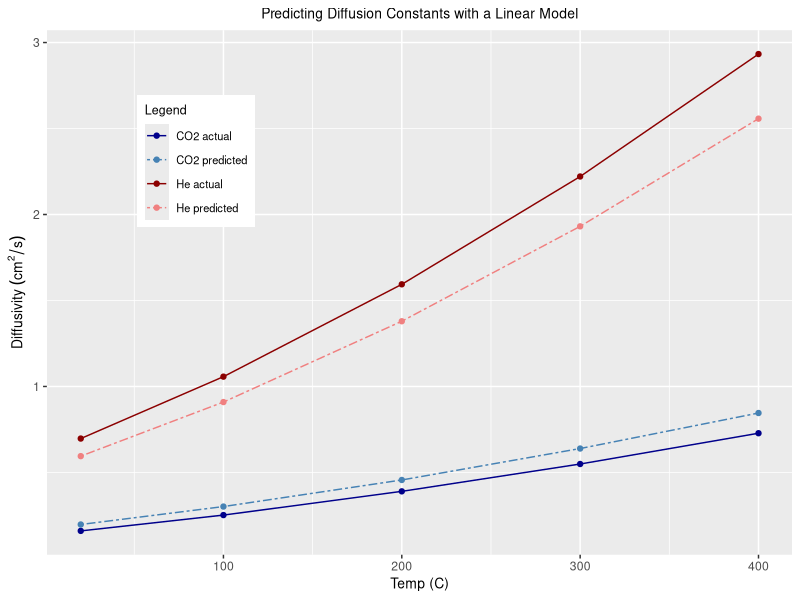
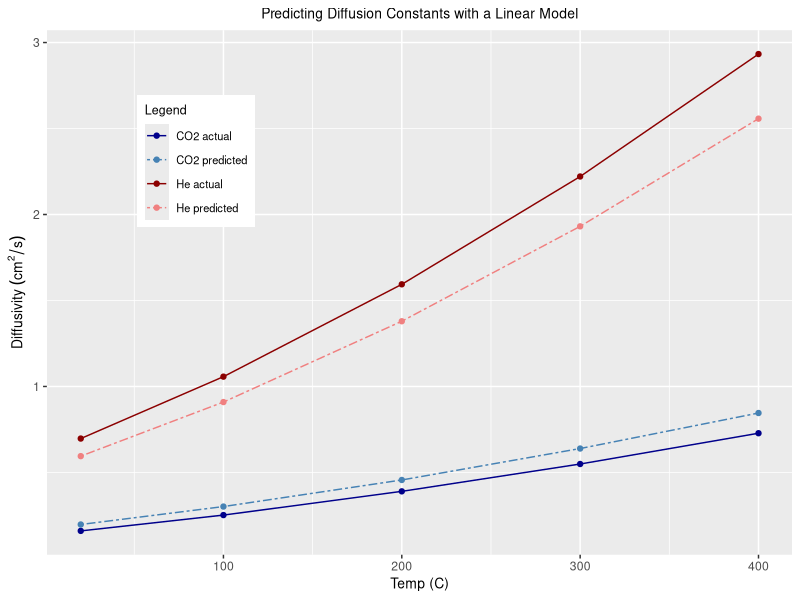

R code for these plots, in order:
# get dataframe into desired form
# (https://www.engineeringtoolbox.com/air-diffusion-coefficient-gas-mixture-temperature-d_2010.html)
dat <- read.table("diffusion.dat")
dat <- t(dat)
cnames <-
  dat[1,] # save molecular formula to be used as column names
dat <- matrix(as.double(dat), ncol = 8)

# clean data
dat <- dat[,-8]  # remove SF6
cnames <- cnames[-8] # remove SF6 from cnames
dat <- dat[-1,]   # remove first row
dat <- dat[-1,]  # remove 0 degree data since some missing

# label dataframe
temp <-
  c(20, 100, 200, 300, 400) # create vector to hold temp values
colnames(dat) <- cnames
rownames(dat) <- temp
# swap co2 and h2o columns
dat <- dat[, c("Ar", "CH4", "CO", "H2O", "H2", "CO2", "He")]
# swap cnames co2 and h2o
cnames = cnames[c(1, 2, 3, 6, 5, 4, 7)]

# add guessed features to dataframe
# molecular mass, kinetic diameter, dipole moment

# regression model yhat = t(x) %*% beta + nu
# x is feature vector

fdat <- matrix(ncol = 3, nrow = 7)
fdat <- data.frame(fdat, row.names = cnames)
colnames(fdat) <- c("MM", "KDiam", "Dipole")
# add molar mass (g/mol)
fdat["MM"] <- c(39.95, 16.04, 28.01, 18.02, 2.02, 44.02, 4.00)
# add kinetic diameter (picometer) (https://en.wikipedia.org/wiki/Kinetic_diameter)
fdat["KDiam"] <- c(340, 380, 376, 265, 289, 330, 260)
# add dipole moment (Debye) (https://cccbdb.nist.gov/diplistx.asp)
fdat["Dipole"] <- c(0, 0, 0.112, 1.855, 0, 0, 0)


# check rms of each feature; consider altering to make rms similar size
# regularize rmses
fdat[, "KDiam"] <- fdat[, "KDiam"] * (1 / 1000)
fdat["MM"] <- 1 / sqrt(fdat["MM"])

rms <- function(x)
  sqrt(sum(x * x) / length(x))
# print out rms of features
for (i in 1:3) {
  res <- rms(fdat[, i])
  print(paste0(colnames(fdat)[i], " = ", res))
}

ls1 <-
  lsfit(
    fdat[1:5, ],
    t(dat[, 1:5]),
    wt = NULL,
    intercept = TRUE,
    tolerance = 1e-07
  )

# check model result on co2 and He
fco2 <- as.numeric(cbind(1, fdat["CO2", ]))
fhe <- as.numeric(cbind(1, fdat["He", ]))

model1 <- t(ls1$coefficients)
rownames(model1) <- temp

pred_co2 <- model1 %*% fco2
pred_he <- model1 %*% fhe
actual_co2 <- dat[, "CO2"]
actual_he <- dat[, "He"]

library("pracma")

# plot diffusion constant versus temp for the two species we'll predict, CO2 and He

plot_data <- data.frame(cbind(temp,actual_co2,pred_co2,actual_he,pred_he))
colnames(plot_data) <- c("Temp", "CO2 actual", "CO2 predicted", "He actual", "He predicted")

library("ggplot2")
colors <- c("CO2 actual" = "darkblue", "CO2 predicted" = "steelblue", 
            "He actual" = "darkred", 
            "He predicted" = "lightcoral")
ggplot(data=plot_data) + aes(x=Temp) + 
  geom_point(aes(y=`CO2 actual`,color ="CO2 actual")) + 
  geom_line(aes(y=`CO2 actual`,color="CO2 actual")) +
  geom_point(aes(y=`CO2 predicted`,color ="CO2 predicted")) + 
  geom_line(aes(y=`CO2 predicted`,color="CO2 predicted"),linetype="twodash") +
  geom_point(aes(y=`He actual`,color ="He actual")) + 
  geom_line(aes(y=`He actual`,color="He actual")) +
  geom_point(aes(y=`He predicted`,color ="He predicted")) + 
  geom_line(aes(y=`He predicted`,color="He predicted"),linetype="twodash") + 
  labs(x="Temp (C)", y=bquote('Diffusivity'~(cm^2 / s)), color="Legend") +
  scale_color_manual(values=colors) +
  theme(legend.position = c(0.2, 0.75)) +
  ggtitle("Predicting Diffusion Constants with a Linear Model") + 
  theme(plot.title = element_text(hjust = 0.5,size=10)) +
  theme(axis.title = element_text(size=10)) +
  theme(legend.text = element_text(size=8)) +
  theme(legend.title = element_text(size=9))
  
  ggsave(filename="model_predictions.jpg", height=4.3, width=4,units="in", dpi=200)
